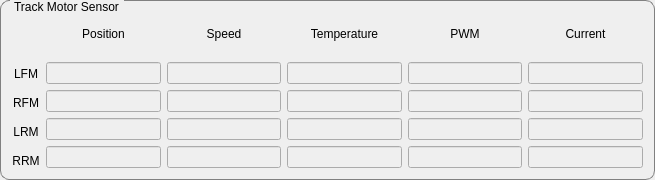
   <widget class="QGroupBox" name="groupBox_5">
    <property name="geometry">
     <rect>
      <x>10</x>
      <y>100</y>
      <width>655</width>
      <height>180</height>
     </rect>
    </property>
    <property name="styleSheet">
     <string notr="true">QGroupBox{
	border:1px solid gray;
	border-radius: 9px;
	margin-top:0.5em;} 
 QGroupBox::title{
	subcontrol-origin:margin;
	left:10px;
	padding: 0 3 px 2 3px}</string>
    </property>
    <property name="title">
     <string>Track Motor Sensor</string>
    </property>
    <layout class="QHBoxLayout" name="horizontalLayout">
     <item>
      <layout class="QVBoxLayout" name="verticalLayout_9">
       <property name="spacing">
        <number>15</number>
       </property>
       <item>
        <spacer name="verticalSpacer_6">
         <property name="orientation">
          <enum>Qt::Vertical</enum>
         </property>
         <property name="sizeHint" stdset="0">
          <size>
           <width>20</width>
           <height>13</height>
          </size>
         </property>
        </spacer>
       </item>
       <item>
        <widget class="QLabel" name="label_4">
         <property name="layoutDirection">
          <enum>Qt::LeftToRight</enum>
         </property>
         <property name="text">
          <string>LFM</string>
         </property>
         <property name="alignment">
          <set>Qt::AlignCenter</set>
         </property>
        </widget>
       </item>
       <item>
        <widget class="QLabel" name="label_18">
         <property name="text">
          <string>RFM</string>
         </property>
         <property name="alignment">
          <set>Qt::AlignCenter</set>
         </property>
        </widget>
       </item>
       <item>
        <widget class="QLabel" name="label_3">
         <property name="text">
          <string>LRM</string>
         </property>
         <property name="alignment">
          <set>Qt::AlignCenter</set>
         </property>
        </widget>
       </item>
       <item>
        <widget class="QLabel" name="label_19">
         <property name="text">
          <string>RRM</string>
         </property>
         <property name="alignment">
          <set>Qt::AlignCenter</set>
         </property>
        </widget>
       </item>
      </layout>
     </item>
     <item>
      <layout class="QVBoxLayout" name="verticalLayout_6">
       <item>
        <widget class="QLabel" name="label_20">
         <property name="text">
          <string>Position</string>
         </property>
         <property name="alignment">
          <set>Qt::AlignCenter</set>
         </property>
        </widget>
       </item>
       <item>
        <widget class="QLineEdit" name="lfmPosLineEdit">
         <property name="enabled">
          <bool>false</bool>
         </property>
         <property name="alignment">
          <set>Qt::AlignCenter</set>
         </property>
        </widget>
       </item>
       <item>
        <widget class="QLineEdit" name="rfmPosLineEdit">
         <property name="enabled">
          <bool>false</bool>
         </property>
         <property name="alignment">
          <set>Qt::AlignCenter</set>
         </property>
        </widget>
       </item>
       <item>
        <widget class="QLineEdit" name="lrmPosLineEdit">
         <property name="enabled">
          <bool>false</bool>
         </property>
         <property name="alignment">
          <set>Qt::AlignCenter</set>
         </property>
        </widget>
       </item>
       <item>
        <widget class="QLineEdit" name="rrmPosLineEdit">
         <property name="enabled">
          <bool>false</bool>
         </property>
         <property name="alignment">
          <set>Qt::AlignCenter</set>
         </property>
        </widget>
       </item>
      </layout>
     </item>
     <item>
      <layout class="QVBoxLayout" name="verticalLayout_7">
       <item>
        <widget class="QLabel" name="label_21">
         <property name="text">
          <string>Speed</string>
         </property>
         <property name="alignment">
          <set>Qt::AlignCenter</set>
         </property>
        </widget>
       </item>
       <item>
        <widget class="QLineEdit" name="lfmVelLineEdit">
         <property name="enabled">
          <bool>false</bool>
         </property>
         <property name="alignment">
          <set>Qt::AlignCenter</set>
         </property>
        </widget>
       </item>
       <item>
        <widget class="QLineEdit" name="rfmVelLineEdit">
         <property name="enabled">
          <bool>false</bool>
         </property>
         <property name="alignment">
          <set>Qt::AlignCenter</set>
         </property>
        </widget>
       </item>
       <item>
        <widget class="QLineEdit" name="lrmVelLineEdit">
         <property name="enabled">
          <bool>false</bool>
         </property>
         <property name="alignment">
          <set>Qt::AlignCenter</set>
         </property>
        </widget>
       </item>
       <item>
        <widget class="QLineEdit" name="rrmVelLineEdit">
         <property name="enabled">
          <bool>false</bool>
         </property>
         <property name="alignment">
          <set>Qt::AlignCenter</set>
         </property>
        </widget>
       </item>
      </layout>
     </item>
     <item>
      <layout class="QVBoxLayout" name="verticalLayout_4">
       <item>
        <widget class="QLabel" name="label_5">
         <property name="text">
          <string>Temperature</string>
         </property>
         <property name="alignment">
          <set>Qt::AlignCenter</set>
         </property>
        </widget>
       </item>
       <item>
        <widget class="QLineEdit" name="lfmTempLineEdit">
         <property name="enabled">
          <bool>false</bool>
         </property>
         <property name="alignment">
          <set>Qt::AlignCenter</set>
         </property>
        </widget>
       </item>
       <item>
        <widget class="QLineEdit" name="rfmTempLineEdit">
         <property name="enabled">
          <bool>false</bool>
         </property>
         <property name="alignment">
          <set>Qt::AlignCenter</set>
         </property>
        </widget>
       </item>
       <item>
        <widget class="QLineEdit" name="lrmTempLineEdit">
         <property name="enabled">
          <bool>false</bool>
         </property>
         <property name="alignment">
          <set>Qt::AlignCenter</set>
         </property>
        </widget>
       </item>
       <item>
        <widget class="QLineEdit" name="rrmTempLineEdit">
         <property name="enabled">
          <bool>false</bool>
         </property>
         <property name="alignment">
          <set>Qt::AlignCenter</set>
         </property>
        </widget>
       </item>
      </layout>
     </item>
     <item>
      <layout class="QVBoxLayout" name="verticalLayout_8">
       <item>
        <widget class="QLabel" name="label_7">
         <property name="text">
          <string>PWM</string>
         </property>
         <property name="alignment">
          <set>Qt::AlignCenter</set>
         </property>
        </widget>
       </item>
       <item>
        <widget class="QLineEdit" name="lfmPWMLineEdit">
         <property name="enabled">
          <bool>false</bool>
         </property>
         <property name="alignment">
          <set>Qt::AlignCenter</set>
         </property>
        </widget>
       </item>
       <item>
        <widget class="QLineEdit" name="rfmPWMLineEdit">
         <property name="enabled">
          <bool>false</bool>
         </property>
         <property name="alignment">
          <set>Qt::AlignCenter</set>
         </property>
        </widget>
       </item>
       <item>
        <widget class="QLineEdit" name="lrmPWMLineEdit">
         <property name="enabled">
          <bool>false</bool>
         </property>
         <property name="alignment">
          <set>Qt::AlignCenter</set>
         </property>
        </widget>
       </item>
       <item>
        <widget class="QLineEdit" name="rrmPWMLineEdit">
         <property name="enabled">
          <bool>false</bool>
         </property>
         <property name="alignment">
          <set>Qt::AlignCenter</set>
         </property>
        </widget>
       </item>
      </layout>
     </item>
     <item>
      <layout class="QVBoxLayout" name="verticalLayout_12">
       <item>
        <widget class="QLabel" name="label_8">
         <property name="text">
          <string>Current</string>
         </property>
         <property name="alignment">
          <set>Qt::AlignCenter</set>
         </property>
        </widget>
       </item>
       <item>
        <widget class="QLineEdit" name="lfmCurrentLineEdit">
         <property name="enabled">
          <bool>false</bool>
         </property>
         <property name="alignment">
          <set>Qt::AlignCenter</set>
         </property>
        </widget>
       </item>
       <item>
        <widget class="QLineEdit" name="rfmCurrentLineEdit">
         <property name="enabled">
          <bool>false</bool>
         </property>
         <property name="alignment">
          <set>Qt::AlignCenter</set>
         </property>
        </widget>
       </item>
       <item>
        <widget class="QLineEdit" name="lrmCurrentLineEdit">
         <property name="enabled">
          <bool>false</bool>
         </property>
         <property name="alignment">
          <set>Qt::AlignCenter</set>
         </property>
        </widget>
       </item>
       <item>
        <widget class="QLineEdit" name="rrmCurrentLineEdit">
         <property name="enabled">
          <bool>false</bool>
         </property>
         <property name="alignment">
          <set>Qt::AlignCenter</set>
         </property>
        </widget>
       </item>
      </layout>
     </item>
    </layout>
   </widget>
